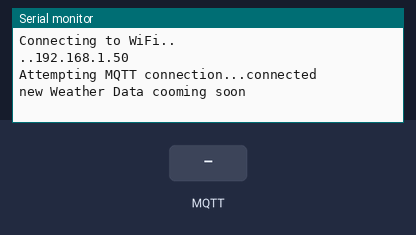
Recording of a program running on a simulated Seeed XIAO ESP32-C3. Parts: the last lines printed to the serial monitor. Inputs (shaded band) come from the test bench. WiFi joins after 1.5 s; servers stay silent unless stated; random numbers use the default seed unless the program sets one; no MQTT or app messages arrive unless stated.

Above: at 3.2 s.
3.3 s: MQTT message "eink" arrives on the first subscribed topic
At 4.1 s:
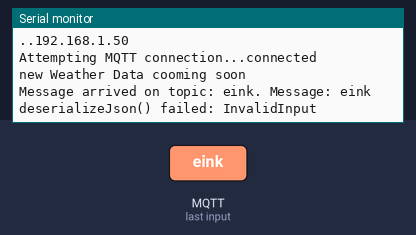
4.8 s: MQTT message "1" arrives on the first subscribed topic
At 5.2 s:
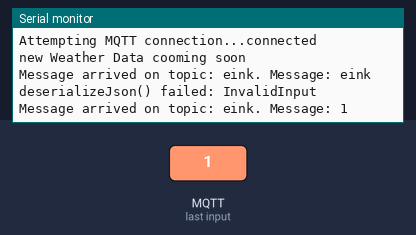
6.3 s: MQTT message "on" arrives on the first subscribed topic
At 7.5 s:
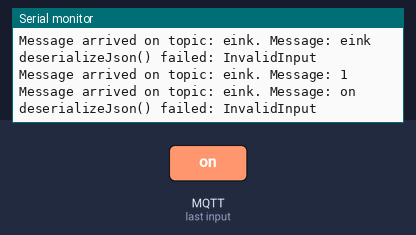
7.8 s: MQTT message "off" arrives on the first subscribed topic
At 8.8 s:
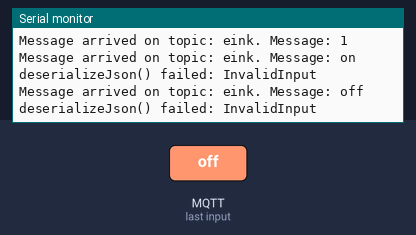

The program:

main.cpp
```cpp
/*
        _          _ ______ _____ _____
       (_)        | |  ____|  __ \_   _|
  _ __  ___  _____| | |__  | |  | || |
 | '_ \| \ \/ / _ \ |  __| | |  | || |
 | |_) | |>  <  __/ | |____| |__| || |_
 | .__/|_/_/\_\___|_|______|_____/_____|
 | |
 |_|

www.pixeledi.eu | https://linktr.ee/pixeledi
E-INK| V1.0 | 04.2023

*/

#include <Arduino.h>
#include <ArduinoJson.h>
#include "wifimqtt.h"
#include "einkimage.h"

unsigned long previousMillis = millis();

#include <GxEPD2_BW.h> // including both doesn't use more code or ram
#include <GxEPD2_3C.h> // including both doesn't use more code or ram
#include <Fonts/FreeMonoBold9pt7b.h>
#include <Fonts/FreeSans9pt7b.h>
#include <Fonts/TomThumb.h>

GxEPD2_BW<GxEPD2_213_B74, GxEPD2_213_B74::HEIGHT> display(GxEPD2_213_B74(/*CS=5*/ 5, /*DC=*/2, /*RST=*/3, /*BUSY=*/4)); // GDEM0213B74 128x250, SSD1680

bool sendOnce = true;

void setDeepSleep()
{
  Serial.println("Going to Sleep zzZZzZZZ");
  esp_sleep_pd_config(ESP_PD_DOMAIN_RTC_PERIPH, ESP_PD_OPTION_OFF);
  ESP.deepSleep(15 * 1e6);
}

void showImage()
{
  display.init();
  display.setRotation(1);
  display.setFullWindow();

  do
  {
    display.fillScreen(GxEPD_WHITE);
    display.drawInvertedBitmap(0, 0, eink_image, 250, 128, GxEPD_BLACK);

    display.setFont(&FreeSans9pt7b);
    display.setTextColor(GxEPD_BLACK);
    display.setCursor(60, 35);
    display.print(einkData.temperature);

    display.setCursor(60, 95);
    display.print(einkData.weather);

    display.setFont(&FreeSans9pt7b);
    display.setTextColor(GxEPD_BLACK);
    display.setCursor(170, 30);
    display.print(einkData.eday);
    display.setFont(&TomThumb);
    display.setCursor(170, 40);
    display.print(einkData.edate);

    display.setFont(&TomThumb);
    display.setCursor(5, 123);
    String lastrow = "Sun:" + einkData.sunrise + " / " + einkData.sunset + " ";
    lastrow += "updated: " + einkData.updated;
    display.print(lastrow);

  } while (display.nextPage());
}

void setup()
{
  Serial.begin(115200);

  // helloWorld_minimum("Hello pixelEDI");

  connectAP();
  client.setServer(mqtt_server, 1883);
  client.setCallback(callback);
}

void loop()
{
  if (!client.connected())
  {
    reconnect();
  }
  if (!client.loop())
    client.connect("ESP32Weather");

  unsigned long currentMillis = millis();

  if (currentMillis - previousMillis >= (1000 * 2) && sendOnce)
  {
    sendOnce = false;
    previousMillis = currentMillis;
    client.publish("getWeatherData", "Give me the newest weather data");
    Serial.println("new Weather Data cooming soon");
  }
  else if (currentMillis - previousMillis >= (1000 * 10) && !sendOnce)
  {
    previousMillis = currentMillis;
    // setDeepSleep();
    delay(10000);
    ESP.restart();
  }
}
```

credentials.h
```cpp
const char* ssid     = "yourssid";
const char* password = "yourpassword";
```

wifimqtt.h
```cpp
#include <Arduino.h>
#include <ArduinoJson.h>
#include <WiFi.h>
#include <PubSubClient.h>
#include "credentials.h"

// MQTT
String clientId = "ESP32-";
const char *mqtt_server = "5.75.238.225";
const char *mqtt_user = "pixeledi";
const char *mqtt_password = "noderedkurs#2023";

WiFiClient espClient;
PubSubClient client(espClient);

extern void showImage();

struct einkData_template
{
  String temperature;
  String weather;
  String eday;
  String edate;
  String windspeed;
  String humidity;
  String sunset;
  String sunrise;
  String updated;
} einkData;

void reconnect()
{
  while (!client.connected())
  {
    Serial.print("Attempting MQTT connection...");
    // Attempt to connect
    clientId += String(random(0xffff), HEX);
    if (client.connect(clientId.c_str(), mqtt_user, mqtt_password))
    {
      Serial.println("connected");
      // for this example not necessary
      client.subscribe("eink");
    }
    else
    {
      Serial.print("failed, rc=");
      Serial.print(client.state());
      Serial.println(" try again in 5 seconds");
      // Wait 5 seconds before retrying
      delay(5000);
    }
  }
}

void callback(char *topic, byte *message, unsigned int length)
{
  Serial.print("Message arrived on topic: ");
  Serial.print(topic);
  Serial.print(". Message: ");
  String messageTemp;

  for (int i = 0; i < length; i++)
  {
    Serial.print((char)message[i]);
    messageTemp += (char)message[i];
  }
  Serial.println();

  if (String(topic) == "eink")
  {
    // Stream& input;

    StaticJsonDocument<384> doc;
    DeserializationError error = deserializeJson(doc, messageTemp);

    if (error)
    {
      Serial.print("deserializeJson() failed: ");
      Serial.println(error.c_str());
      return;
    }

    float temperature = doc["temperature"]; // 7.53
    int humidity = doc["humidity"];         // 60
    const char *weather = doc["weather"];   // "few clouds"
    const char *sunrise = doc["sunrise"];   // "6:26"
    const char *sunset = doc["sunset"];     // "18:19"
    const char *update = doc["update"];     // "10:34"
    bool show = doc["show"];                // true
    const char *eday = doc["day"];           // "Thursday"
    const char *edate = doc["date"];         // "16.3.23"

    einkData.temperature = String(temperature);
    einkData.humidity = String(humidity);
    einkData.weather = String(weather);
    einkData.edate = String(edate);
    einkData.eday = String(eday);
    einkData.updated = String(update);
    einkData.sunset = String(sunset);
    einkData.sunrise = String(sunrise);

    if(show){
      showImage();
    }
  }
}

void connectAP()
{

  Serial.println("Connecting to WiFi..");
  WiFi.begin(ssid, password);

  int cnt = 0;
  while (WiFi.status() != WL_CONNECTED)
  {
    delay(1000);
    Serial.print(".");
    cnt++;

    if (cnt > 30)
      ESP.restart();
  }
  Serial.println(WiFi.localIP());
}
```

Source omitted: einkimage.h (data table, 25167 bytes)

Measured:
- after the input at 3.3 s, the serial monitor: prints a new line at once (image 1)
- after the input at 4.8 s, the serial monitor: prints a new line at once (image 2)
- after the input at 6.3 s, the serial monitor: prints a new line at once (image 3)
- after the input at 7.8 s, the serial monitor: prints a new line at once (image 4)
